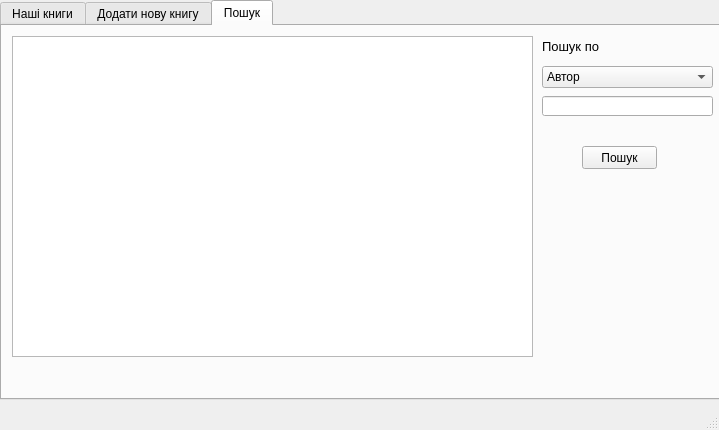
<?xml version="1.0" encoding="UTF-8"?>
<ui version="4.0">
 <class>MainWindow</class>
 <widget class="QMainWindow" name="MainWindow">
  <property name="geometry">
   <rect>
    <x>0</x>
    <y>0</y>
    <width>719</width>
    <height>430</height>
   </rect>
  </property>
  <property name="windowTitle">
   <string>Завдання №4</string>
  </property>
  <widget class="QWidget" name="centralwidget">
   <widget class="QTabWidget" name="tabWidget">
    <property name="geometry">
     <rect>
      <x>0</x>
      <y>0</y>
      <width>720</width>
      <height>400</height>
     </rect>
    </property>
    <property name="currentIndex">
     <number>2</number>
    </property>
    <widget class="QWidget" name="tab">
     <attribute name="title">
      <string>Наші книги</string>
     </attribute>
     <widget class="QTableWidget" name="tableWidget">
      <property name="geometry">
       <rect>
        <x>10</x>
        <y>10</y>
        <width>521</width>
        <height>321</height>
       </rect>
      </property>
     </widget>
     <widget class="QLabel" name="label_6">
      <property name="geometry">
       <rect>
        <x>540</x>
        <y>10</y>
        <width>91</width>
        <height>21</height>
       </rect>
      </property>
      <property name="font">
       <font>
        <pointsize>10</pointsize>
       </font>
      </property>
      <property name="text">
       <string>Сортувати за</string>
      </property>
     </widget>
     <widget class="QComboBox" name="comboBox_2">
      <property name="geometry">
       <rect>
        <x>540</x>
        <y>40</y>
        <width>161</width>
        <height>22</height>
       </rect>
      </property>
      <property name="contextMenuPolicy">
       <enum>Qt::DefaultContextMenu</enum>
      </property>
      <property name="currentText">
       <string>id</string>
      </property>
      <property name="placeholderText">
       <string/>
      </property>
      <item>
       <property name="text">
        <string>id</string>
       </property>
      </item>
      <item>
       <property name="text">
        <string>Автор</string>
       </property>
      </item>
      <item>
       <property name="text">
        <string>Дата публікації</string>
       </property>
      </item>
      <item>
       <property name="text">
        <string>Жанр</string>
       </property>
      </item>
     </widget>
     <widget class="QLabel" name="label_7">
      <property name="geometry">
       <rect>
        <x>540</x>
        <y>120</y>
        <width>131</width>
        <height>21</height>
       </rect>
      </property>
      <property name="font">
       <font>
        <pointsize>10</pointsize>
       </font>
      </property>
      <property name="text">
       <string>Видалити за id</string>
      </property>
     </widget>
     <widget class="QPushButton" name="pushButton_3">
      <property name="geometry">
       <rect>
        <x>540</x>
        <y>180</y>
        <width>101</width>
        <height>31</height>
       </rect>
      </property>
      <property name="font">
       <font>
        <pointsize>10</pointsize>
       </font>
      </property>
      <property name="text">
       <string>Видалити</string>
      </property>
     </widget>
     <widget class="QLineEdit" name="lineEdit_6">
      <property name="geometry">
       <rect>
        <x>540</x>
        <y>150</y>
        <width>101</width>
        <height>20</height>
       </rect>
      </property>
      <property name="font">
       <font>
        <pointsize>10</pointsize>
       </font>
      </property>
     </widget>
    </widget>
    <widget class="QWidget" name="tab_2">
     <attribute name="title">
      <string>Додати нову книгу</string>
     </attribute>
     <widget class="QLabel" name="label_3">
      <property name="geometry">
       <rect>
        <x>30</x>
        <y>90</y>
        <width>81</width>
        <height>21</height>
       </rect>
      </property>
      <property name="font">
       <font>
        <pointsize>10</pointsize>
       </font>
      </property>
      <property name="text">
       <string>Рік випуску</string>
      </property>
     </widget>
     <widget class="QLineEdit" name="lineEdit_2">
      <property name="geometry">
       <rect>
        <x>110</x>
        <y>60</y>
        <width>113</width>
        <height>20</height>
       </rect>
      </property>
      <property name="font">
       <font>
        <pointsize>10</pointsize>
       </font>
      </property>
     </widget>
     <widget class="QPushButton" name="pushButton">
      <property name="geometry">
       <rect>
        <x>70</x>
        <y>150</y>
        <width>141</width>
        <height>31</height>
       </rect>
      </property>
      <property name="font">
       <font>
        <pointsize>10</pointsize>
       </font>
      </property>
      <property name="text">
       <string>Додати нову книгу</string>
      </property>
     </widget>
     <widget class="QLineEdit" name="lineEdit_4">
      <property name="geometry">
       <rect>
        <x>110</x>
        <y>120</y>
        <width>113</width>
        <height>20</height>
       </rect>
      </property>
      <property name="font">
       <font>
        <pointsize>10</pointsize>
       </font>
      </property>
     </widget>
     <widget class="QLineEdit" name="lineEdit_3">
      <property name="geometry">
       <rect>
        <x>110</x>
        <y>90</y>
        <width>113</width>
        <height>20</height>
       </rect>
      </property>
      <property name="font">
       <font>
        <pointsize>10</pointsize>
       </font>
      </property>
     </widget>
     <widget class="QLabel" name="label_4">
      <property name="geometry">
       <rect>
        <x>60</x>
        <y>120</y>
        <width>47</width>
        <height>21</height>
       </rect>
      </property>
      <property name="font">
       <font>
        <pointsize>10</pointsize>
       </font>
      </property>
      <property name="text">
       <string>Жанр</string>
      </property>
     </widget>
     <widget class="QLabel" name="label_2">
      <property name="geometry">
       <rect>
        <x>60</x>
        <y>60</y>
        <width>47</width>
        <height>21</height>
       </rect>
      </property>
      <property name="font">
       <font>
        <pointsize>10</pointsize>
       </font>
      </property>
      <property name="text">
       <string>Автор</string>
      </property>
     </widget>
     <widget class="QLabel" name="label">
      <property name="geometry">
       <rect>
        <x>60</x>
        <y>30</y>
        <width>47</width>
        <height>21</height>
       </rect>
      </property>
      <property name="font">
       <font>
        <pointsize>10</pointsize>
       </font>
      </property>
      <property name="text">
       <string>Назва</string>
      </property>
     </widget>
     <widget class="QLineEdit" name="lineEdit">
      <property name="geometry">
       <rect>
        <x>110</x>
        <y>30</y>
        <width>113</width>
        <height>20</height>
       </rect>
      </property>
      <property name="font">
       <font>
        <pointsize>10</pointsize>
       </font>
      </property>
     </widget>
    </widget>
    <widget class="QWidget" name="tab_3">
     <attribute name="title">
      <string>Пошук</string>
     </attribute>
     <widget class="QPushButton" name="pushButton_2">
      <property name="geometry">
       <rect>
        <x>580</x>
        <y>120</y>
        <width>75</width>
        <height>23</height>
       </rect>
      </property>
      <property name="text">
       <string>Пошук</string>
      </property>
     </widget>
     <widget class="QTableWidget" name="tableWidget_2">
      <property name="geometry">
       <rect>
        <x>10</x>
        <y>10</y>
        <width>521</width>
        <height>321</height>
       </rect>
      </property>
     </widget>
     <widget class="QComboBox" name="comboBox">
      <property name="geometry">
       <rect>
        <x>540</x>
        <y>40</y>
        <width>171</width>
        <height>22</height>
       </rect>
      </property>
      <property name="contextMenuPolicy">
       <enum>Qt::DefaultContextMenu</enum>
      </property>
      <property name="currentText">
       <string>Автор</string>
      </property>
      <property name="placeholderText">
       <string/>
      </property>
      <item>
       <property name="text">
        <string>Автор</string>
       </property>
      </item>
      <item>
       <property name="text">
        <string>Дата публікації</string>
       </property>
      </item>
      <item>
       <property name="text">
        <string>Жанр</string>
       </property>
      </item>
     </widget>
     <widget class="QLabel" name="label_5">
      <property name="geometry">
       <rect>
        <x>540</x>
        <y>10</y>
        <width>101</width>
        <height>21</height>
       </rect>
      </property>
      <property name="font">
       <font>
        <pointsize>10</pointsize>
       </font>
      </property>
      <property name="text">
       <string>Пошук по</string>
      </property>
     </widget>
     <widget class="QLineEdit" name="lineEdit_5">
      <property name="geometry">
       <rect>
        <x>540</x>
        <y>70</y>
        <width>171</width>
        <height>20</height>
       </rect>
      </property>
      <property name="font">
       <font>
        <pointsize>10</pointsize>
       </font>
      </property>
     </widget>
    </widget>
   </widget>
  </widget>
  <widget class="QMenuBar" name="menubar">
   <property name="geometry">
    <rect>
     <x>0</x>
     <y>0</y>
     <width>719</width>
     <height>23</height>
    </rect>
   </property>
  </widget>
  <widget class="QStatusBar" name="statusbar"/>
 </widget>
 <resources/>
 <connections/>
</ui>
